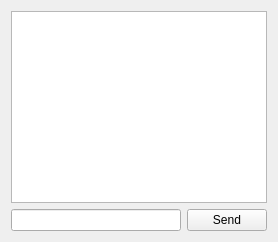
         <widget class="QWidget" name="tab_co_pb">
          <attribute name="title">
           <string>PunkBuster</string>
          </attribute>
          <layout class="QGridLayout" name="gridLayout_15">
           <item row="0" column="0" colspan="2">
            <widget class="QTextEdit" name="textEdit_co_pb_output">
             <property name="locale">
              <locale language="English" country="UnitedStates"/>
             </property>
             <property name="readOnly">
              <bool>true</bool>
             </property>
             <property name="html">
              <string notr="true">&lt;!DOCTYPE HTML PUBLIC &quot;-//W3C//DTD HTML 4.0//EN&quot; &quot;http://www.w3.org/TR/REC-html40/strict.dtd&quot;&gt;
&lt;html&gt;&lt;head&gt;&lt;meta name=&quot;qrichtext&quot; content=&quot;1&quot; /&gt;&lt;style type=&quot;text/css&quot;&gt;
p, li { white-space: pre-wrap; }
&lt;/style&gt;&lt;/head&gt;&lt;body style=&quot; font-family:'MS Shell Dlg 2'; font-size:8.25pt; font-weight:400; font-style:normal;&quot;&gt;
&lt;p style=&quot;-qt-paragraph-type:empty; margin-top:0px; margin-bottom:0px; margin-left:0px; margin-right:0px; -qt-block-indent:0; text-indent:0px; font-family:'Ubuntu'; font-size:11pt;&quot;&gt;&lt;/p&gt;&lt;/body&gt;&lt;/html&gt;</string>
             </property>
            </widget>
           </item>
           <item row="1" column="0">
            <widget class="QLineEdit" name="lineEdit_co_pb_input">
             <property name="locale">
              <locale language="English" country="UnitedStates"/>
             </property>
            </widget>
           </item>
           <item row="1" column="1">
            <widget class="QPushButton" name="pushButton_co_pb_send">
             <property name="locale">
              <locale language="English" country="UnitedStates"/>
             </property>
             <property name="text">
              <string>Send</string>
             </property>
            </widget>
           </item>
          </layout>
         </widget>
